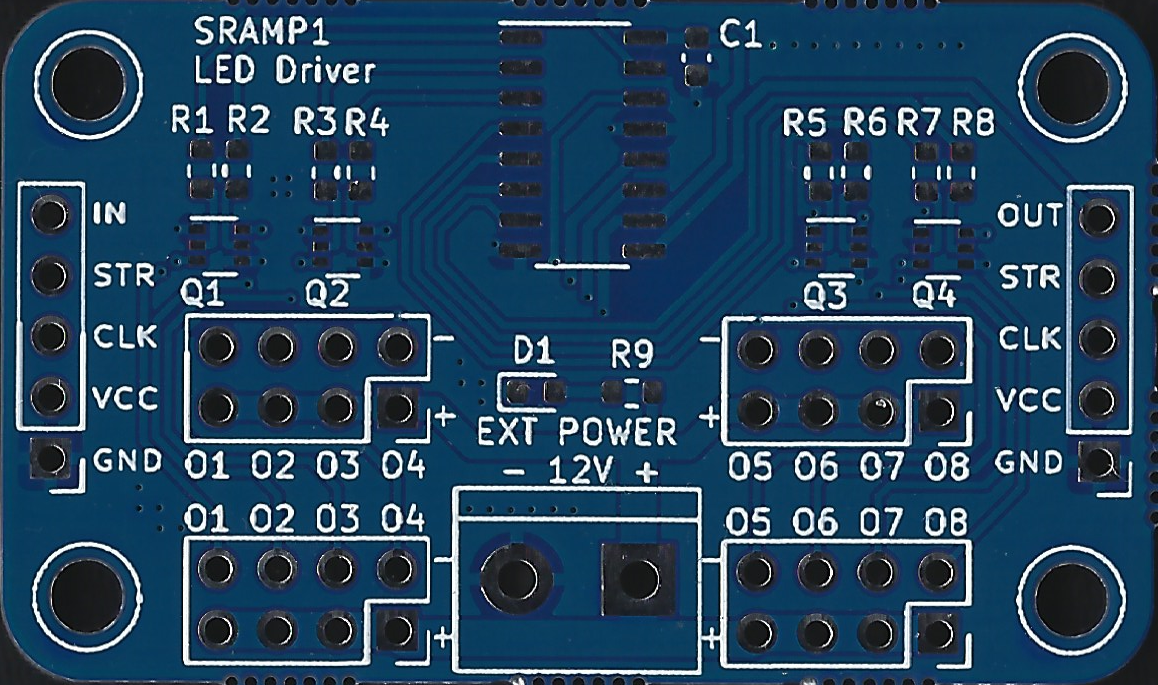
#> input picture dcc_encoder_top_black_back.png, 1158 x 685 px
$ jupyter execute --allow-errors trace_detection_2.ipynb
#> lines starting #> are read from the running program, lines starting #| are printed output that depends on the picture; after the words box and inside, x2 and y2 are one past the last pixel; in counts of white or black regions, pixels touching at a corner belong together
# Original Image

[cell 1]
import cv2
import matplotlib.pyplot as plt
import numpy as np

path = 'dcc_encoder_top_black_back.png'
# create figure and axis
fig, axs = plt.subplots(1, 2, figsize=(10, 5))

# read image as HSL (hue, saturation, lightness)
img = cv2.imread(path, cv2.IMREAD_COLOR)
#> img is the input picture: shape (685, 1158, 3); mean B, G, R 94.9, 68.6, 35.8
imgHSV = cv2.cvtColor(img, cv2.COLOR_BGR2HLS)
#> imgHSV: shape (685, 1158, 3); mean of channels 0, 1, 2 102.7, 65.5, 162.7
idx = 2
rgb = cv2.cvtColor(imgHSV, cv2.COLOR_HLS2RGB)
im = axs[0].imshow(rgb, cmap='hsv', vmin=0, vmax=180)
cbar = fig.colorbar(im, ax=axs[0], fraction=0.0275, pad=0.04)
axs[0].axis('off')

# apply clahe to saturation channel
clahe = cv2.createCLAHE(clipLimit=2.0, tileGridSize=(8,8))
imgHSV[:,:,idx] = clahe.apply(imgHSV[:,:,idx])
#> imgHSV: shape (685, 1158, 3); mean of channels 0, 1, 2 102.7, 65.5, 154.9

# apply median blur to saturation channel
#imgHSV[:,:,idx] = cv2.medianBlur(imgHSV[:,:,idx], 9)
rgb = cv2.cvtColor(imgHSV, cv2.COLOR_HLS2RGB)
im = axs[1].imshow(imgHSV, cmap='hsv', vmin=0, vmax=255)
cbar = fig.colorbar(im, ax=axs[1], fraction=0.0275, pad=0.04)
axs[1].axis('off')
fig.show()
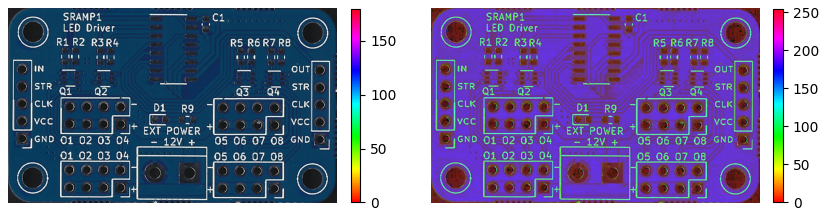
#> figure drawn by matplotlib, 4 panels

# White Mask

[cell 2]
# thresholding
fig, axs = plt.subplots(1, 3, figsize=(15, 5))
path = 'dcc_encoder_top_black_back.png'
img = cv2.imread(path, cv2.IMREAD_COLOR)
imgGray = cv2.cvtColor(img, cv2.COLOR_BGR2GRAY)
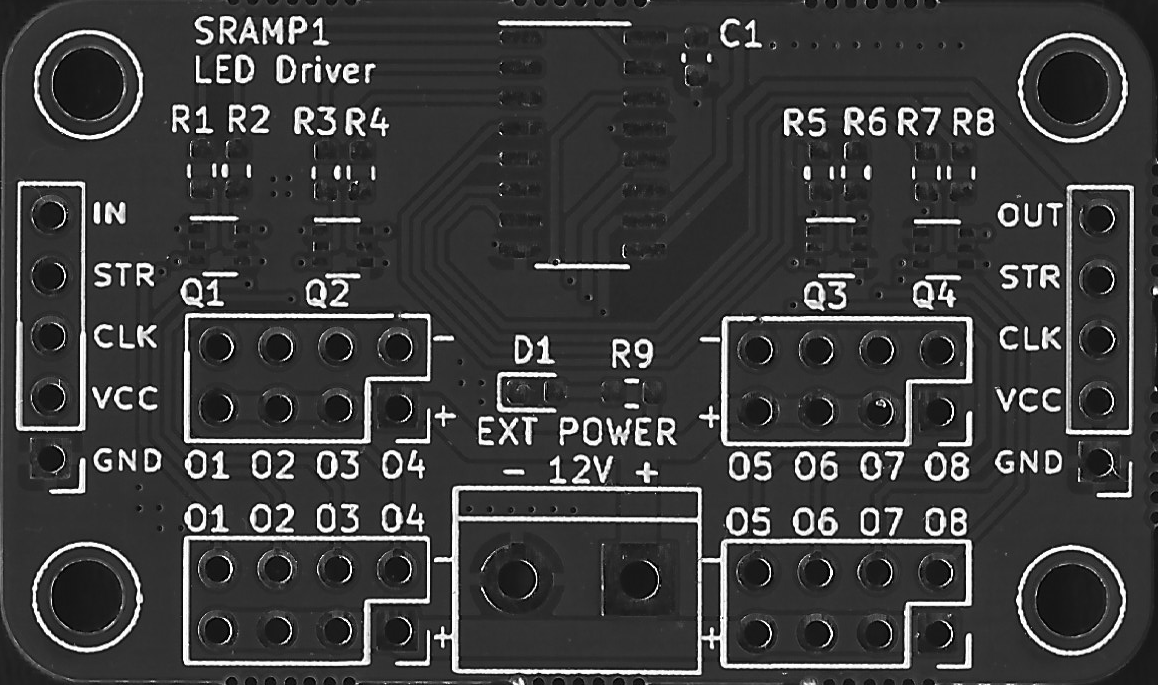
#> imgGray: shape (685, 1158); min 0, max 255, mean 61.8
_, imgThresh = cv2.threshold(imgGray,200,255,cv2.THRESH_BINARY)
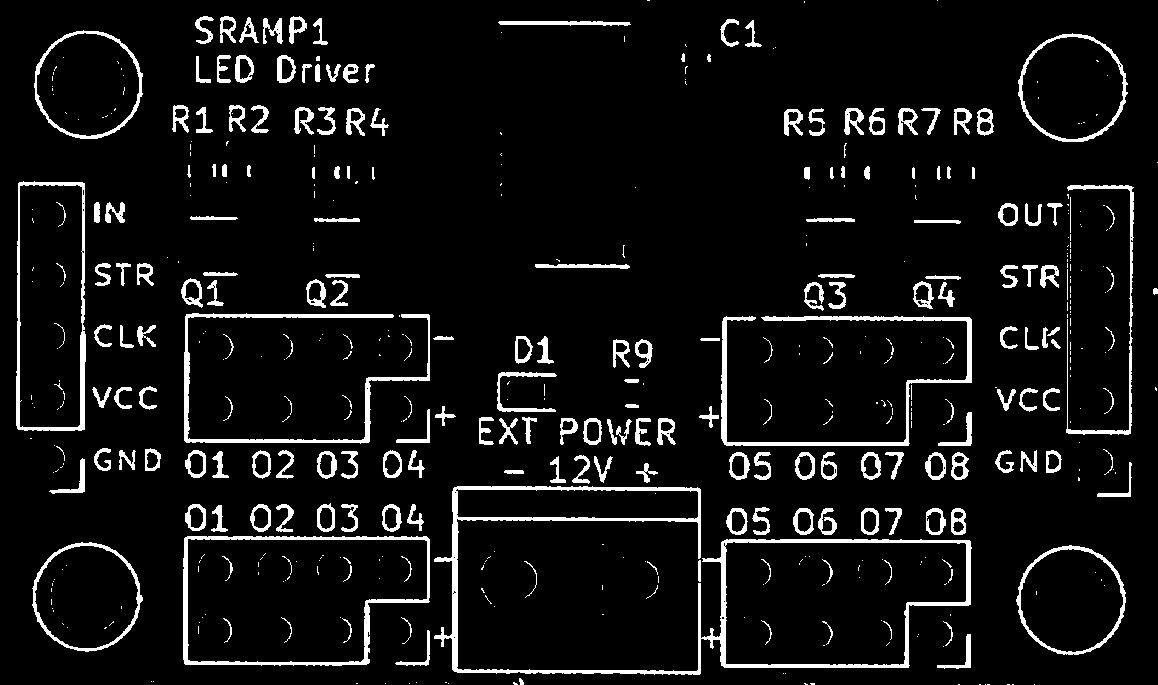
#> imgThresh: shape (685, 1158); 7% white; 520 white regions (303 under 20 px), largest, box (x1, y1, x2, y2) and area: (434, 486, 972, 675) 7591, (721, 316, 972, 446) 3047, (184, 313, 430, 444) 2824
# dilate
kernel = np.ones((3,3),np.uint8)
imgErode = cv2.erode(imgThresh, kernel, iterations=1)
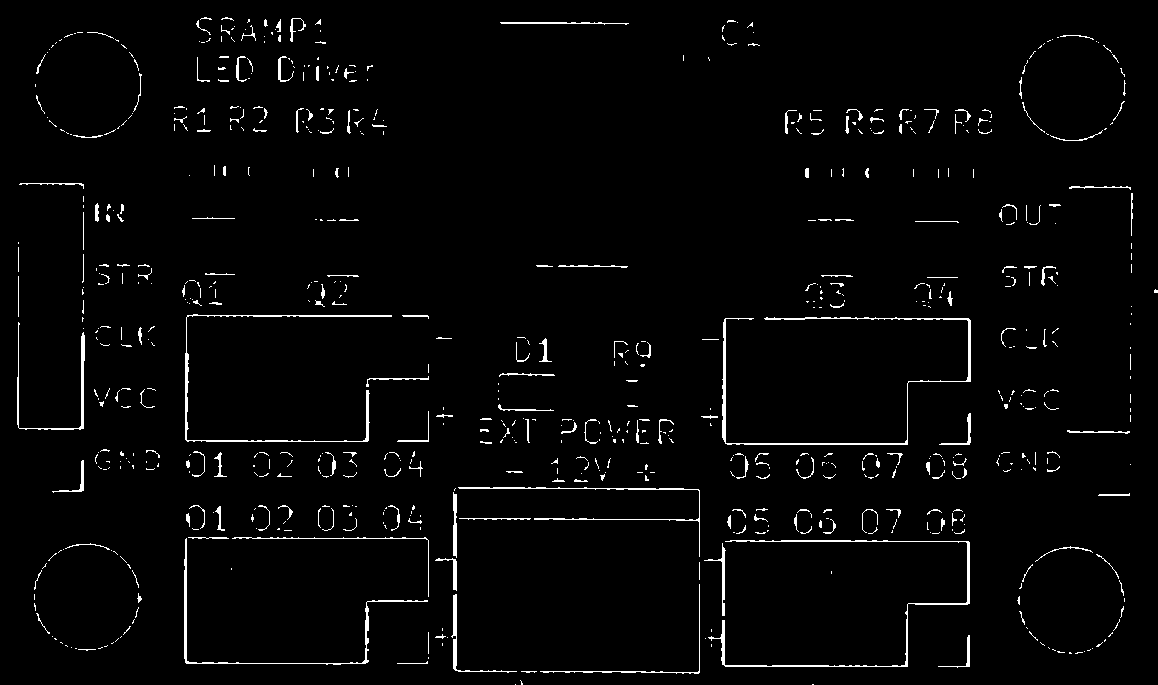
#> imgErode: shape (685, 1158); 2.4% white in thin lines or dots
whiteMask = cv2.dilate(imgErode, kernel, iterations=5)
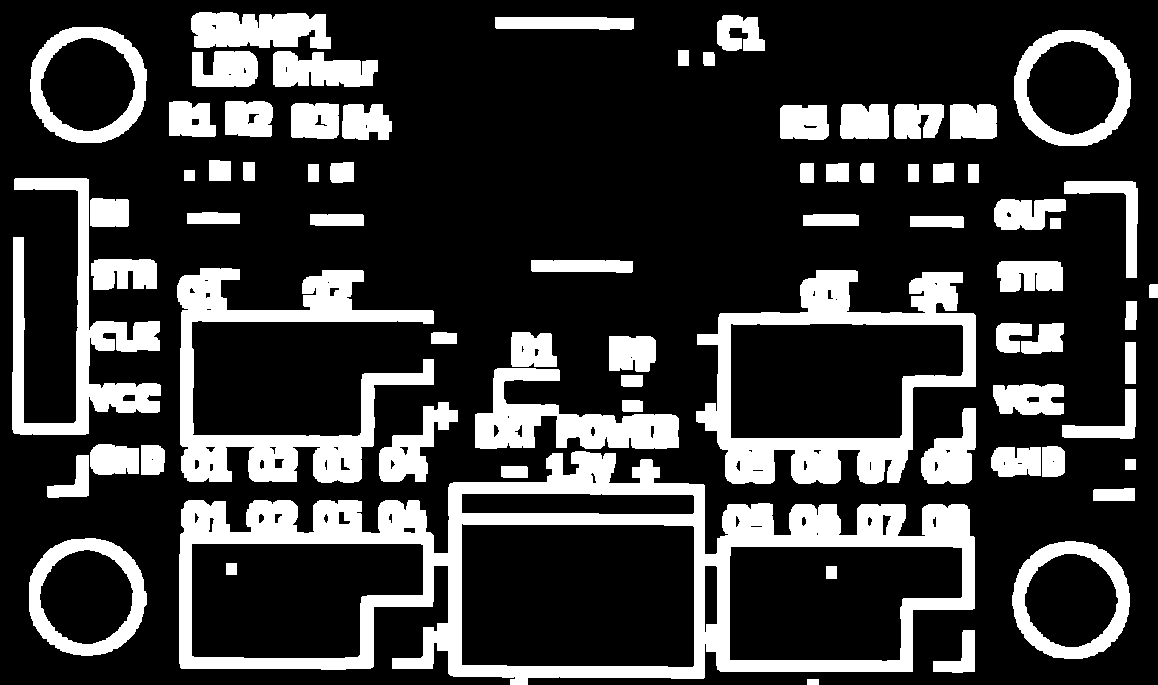
#> whiteMask: shape (685, 1158); 22.6% white; 72 white regions, largest, box (x1, y1, x2, y2) and area: (179, 451, 975, 685) 46389, (696, 270, 976, 484) 17982, (177, 268, 434, 483) 16926
#
axs[0].imshow(imgHSV[:,:,2], cmap='gray')
axs[1].imshow(imgThresh, cmap='gray')
axs[2].imshow(whiteMask, cmap='gray')

cv2.imwrite("white_mask.png", whiteMask)
#> Out = True
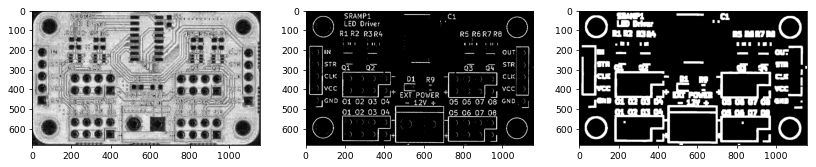
#> figure drawn by matplotlib, 3 panels

# Inpainting

[cell 3]
from simple_lama_inpainting import SimpleLama
import cv2
import numpy as np
import matplotlib.pyplot as plt

#> (the rest of this cell did not finish here and is left out)

# Black Mask

[cell 4]
# thresholding
fig, axs = plt.subplots(1, 3, figsize=(15, 5))
path = 'inpainted.png'
img = cv2.imread(path, cv2.IMREAD_COLOR)
#> (the rest of this cell did not finish here and is left out)

# Background Shift

[cell 5]
# use black mask to remove black background
img = cv2.imread("inpainted.png", cv2.IMREAD_COLOR)
black_mask = cv2.imread("black_mask.png", cv2.IMREAD_GRAYSCALE)
#> (the rest of this cell did not finish here and is left out)

# Pad Seperation

[cell 6]
# read image as HSL (hue, saturation, lightness)
path = 'inpainted_background_shift.png'
img = cv2.imread(path, cv2.IMREAD_COLOR)
#> (the rest of this cell did not finish here and is left out)

# Pad Removal

[cell 7]
img = cv2.imread("inpainted_background_shift.png", cv2.IMREAD_COLOR)
pad_mask = cv2.imread("pad_mask.png", cv2.IMREAD_GRAYSCALE)
#> (the rest of this cell did not finish here and is left out)

# Trace Seperation

[cell 8]
img = cv2.imread("inpainted_pad_removal.png", cv2.IMREAD_COLOR)
fig, axs = plt.subplots(1, 2, figsize=(10, 5))

# thresholding
#> (the rest of this cell did not finish here and is left out)

# Trace Contours

[cell 9]
import random
img = cv2.imread("trace_mask.png", cv2.IMREAD_GRAYSCALE)

# find contours
contours, _ = cv2.findContours(img, cv2.RETR_TREE, cv2.CHAIN_APPROX_SIMPLE)
#> contours = []
# draw contours
img = cv2.imread("inpainted_pad_removal.png", cv2.IMREAD_COLOR)
for contour in contours:
    color = (random.randint(0, 255), random.randint(0, 255), random.randint(0, 255))  # Zufällige Farbe
    cv2.drawContours(img, [contour], -1, color, -1)  # Kontur füllen (-1 für Füllung)
#> this loop made 0 passes

#> (the rest of this cell did not finish here and is left out)
